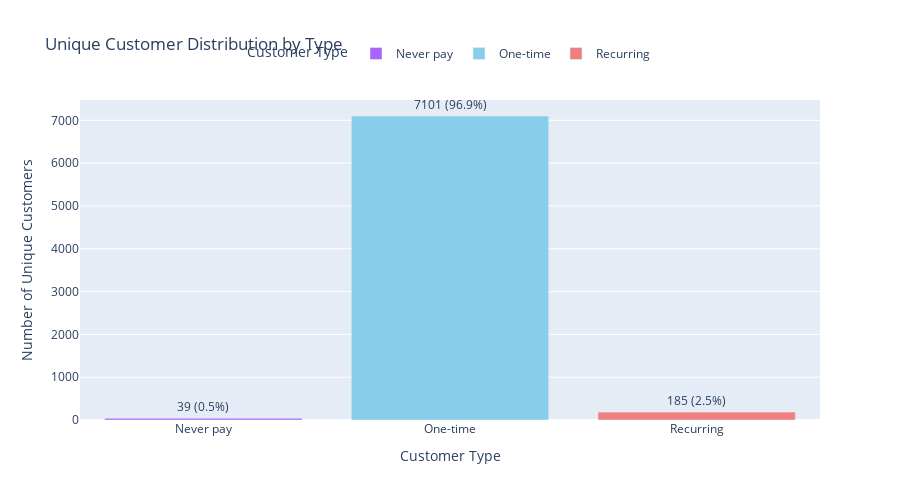

Write notebook code for a chart like this one.
### Code cell
# Count unique customers for each customer type
unique_customer_counts = agg_orders.groupby(
    'Customer Type')['CustomerID'].nunique().reset_index()
unique_customer_counts.columns = ['Customer Type', 'Unique Customers']

# Calculate percentages
total_customers = unique_customer_counts['Unique Customers'].sum()
unique_customer_counts['Percentage'] = (
    unique_customer_counts['Unique Customers'] / total_customers) * 100

# Create an interactive bar chart
fig = px.bar(unique_customer_counts,
             x='Customer Type',
             y='Unique Customers',
             text=unique_customer_counts.apply(
                 lambda row: f"{row['Unique Customers']} ({row['Percentage']:.1f}%)", axis=1),
             color='Customer Type',
             title='Unique Customer Distribution by Type',
             labels={'Unique Customers': 'Number of Unique Customers'},
             color_discrete_map={'Recurring': 'lightcoral', 'One-time': 'skyblue', 'Error: Missing Paid at': 'gray'})

# Adjust text position
fig.update_traces(textposition='outside')

# Move legend to the top middle
fig.update_layout(
    height=500,  # Increase chart height
    legend=dict(
    orientation="h", yanchor="bottom", y=1.1, xanchor="center", x=0.5,
    ))

# Show the interactive chart
fig.show()

### Figure 1 — Plotly figure (JSON) as saved in the notebook; plotly's stock layout.template omitted (floating-point values rounded to 4 significant figures)
{"data": [{"hovertemplate": "Customer Type=%{x}<br>Number of Unique Customers=%{y}<br>text=%{text}<extra></extra>", "legendgroup": "Never pay", "marker": {"color": "#ab63fa", "pattern": {"shape": ""}}, "name": "Never pay", "orientation": "v", "showlegend": true, "text": ["39 (0.5%)"], "textposition": "outside", "type": "bar", "x": ["Never pay"], "xaxis": "x", "y": [39], "yaxis": "y"}, {"hovertemplate": "Customer Type=%{x}<br>Number of Unique Customers=%{y}<br>text=%{text}<extra></extra>", "legendgroup": "One-time", "marker": {"color": "skyblue", "pattern": {"shape": ""}}, "name": "One-time", "orientation": "v", "showlegend": true, "text": ["7101 (96.9%)"], "textposition": "outside", "type": "bar", "x": ["One-time"], "xaxis": "x", "y": [7101], "yaxis": "y"}, {"hovertemplate": "Customer Type=%{x}<br>Number of Unique Customers=%{y}<br>text=%{text}<extra></extra>", "legendgroup": "Recurring", "marker": {"color": "lightcoral", "pattern": {"shape": ""}}, "name": "Recurring", "orientation": "v", "showlegend": true, "text": ["185 (2.5%)"], "textposition": "outside", "type": "bar", "x": ["Recurring"], "xaxis": "x", "y": [185], "yaxis": "y"}], "layout": {"barmode": "relative", "height": 500, "legend": {"orientation": "h", "title": {"text": "Customer Type"}, "tracegroupgap": 0, "x": 0.5, "xanchor": "center", "y": 1.1, "yanchor": "bottom"}, "title": {"text": "Unique Customer Distribution by Type"}, "xaxis": {"anchor": "y", "categoryarray": ["Never pay", "One-time", "Recurring"], "categoryorder": "array", "domain": [0, 1], "title": {"text": "Customer Type"}}, "yaxis": {"anchor": "x", "domain": [0, 1], "title": {"text": "Number of Unique Customers"}}}}
